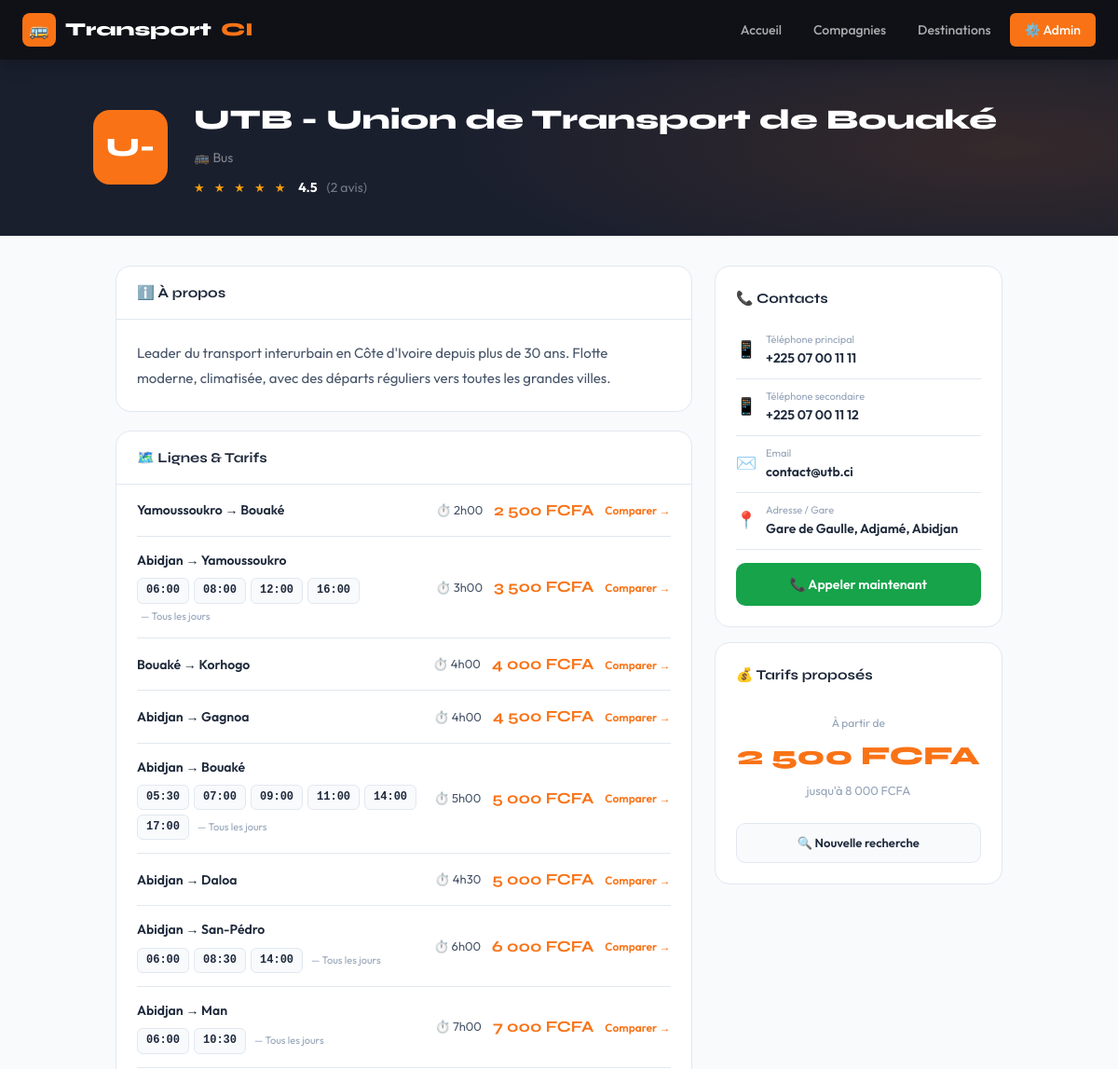
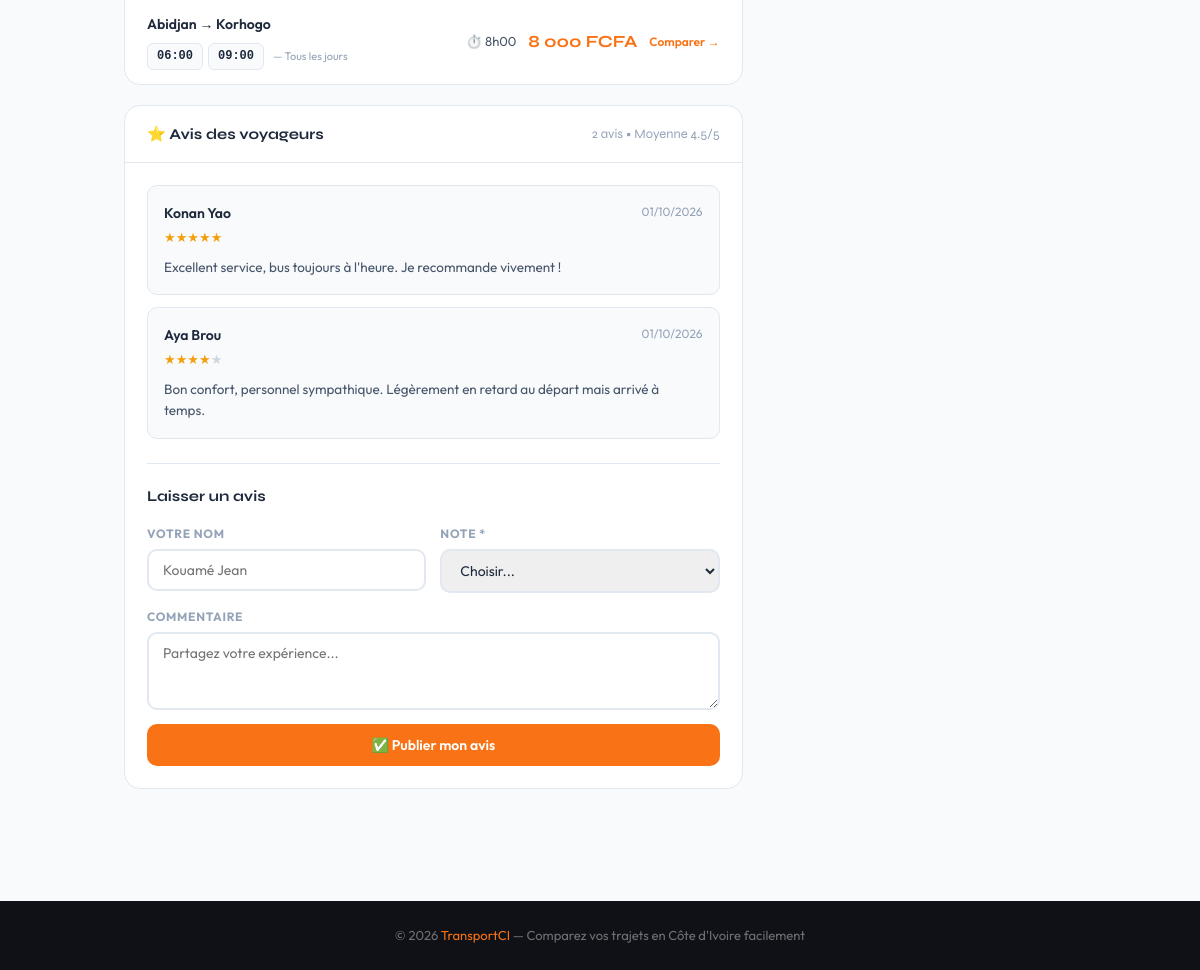
/compagnie.php?id=1, run on the app's committed database (2 pictures, top to bottom).
### tables this page shows
CREATE TABLE compagnies (
    id INT AUTO_INCREMENT PRIMARY KEY,
    nom VARCHAR(150) NOT NULL,
    type_id INT,
    description TEXT,
    telephone VARCHAR(30),
    telephone2 VARCHAR(30),
    email VARCHAR(150),
    adresse TEXT,
    logo_couleur VARCHAR(7) DEFAULT '#f97316',
    note_moyenne DECIMAL(2,1) DEFAULT 0,
    nb_avis INT DEFAULT 0,
    actif TINYINT(1) DEFAULT 1,
    created_at TIMESTAMP DEFAULT CURRENT_TIMESTAMP,
    FOREIGN KEY (type_id) REFERENCES types_transport(id)
);

CREATE TABLE types_transport (
    id INT AUTO_INCREMENT PRIMARY KEY,
    nom VARCHAR(50) NOT NULL,
    icone VARCHAR(10) DEFAULT '🚌'
);

CREATE TABLE lignes (
    id INT AUTO_INCREMENT PRIMARY KEY,
    compagnie_id INT NOT NULL,
    ville_depart_id INT NOT NULL,
    ville_arrivee_id INT NOT NULL,
    prix DECIMAL(10,0) NOT NULL,
    duree_trajet VARCHAR(30),
    actif TINYINT(1) DEFAULT 1,
    FOREIGN KEY (compagnie_id) REFERENCES compagnies(id) ON DELETE CASCADE,
    FOREIGN KEY (ville_depart_id) REFERENCES villes(id),
    FOREIGN KEY (ville_arrivee_id) REFERENCES villes(id)
);

CREATE TABLE villes (
    id INT AUTO_INCREMENT PRIMARY KEY,
    nom VARCHAR(100) NOT NULL,
    region VARCHAR(100),
    actif TINYINT(1) DEFAULT 1
);

CREATE TABLE horaires (
    id INT AUTO_INCREMENT PRIMARY KEY,
    ligne_id INT NOT NULL,
    heure_depart TIME NOT NULL,
    jours_semaine VARCHAR(100) DEFAULT 'Tous les jours',
    FOREIGN KEY (ligne_id) REFERENCES lignes(id) ON DELETE CASCADE
);

CREATE TABLE avis (
    id INT AUTO_INCREMENT PRIMARY KEY,
    compagnie_id INT NOT NULL,
    auteur VARCHAR(100) DEFAULT 'Anonyme',
    note TINYINT NOT NULL CHECK (note BETWEEN 1 AND 5),
    commentaire TEXT,
    created_at TIMESTAMP DEFAULT CURRENT_TIMESTAMP,
    FOREIGN KEY (compagnie_id) REFERENCES compagnies(id) ON DELETE CASCADE
);

### compagnie.php (the view, shortened to what this page needs)
<?php
require_once 'includes/functions.php';
$db = getDB();
$id = intval($_GET['id'] ?? 0);
$stmt = $db->prepare("SELECT c.*, t.nom as type_nom, t.icone FROM compagnies c LEFT JOIN types_transport t ON c.type_id=t.id WHERE c.id=? AND c.actif=1");
$stmt->execute([$id]);
$compagnie = $stmt->fetch();
$lignes = $db->prepare("
    SELECT l.*, vd.nom as ville_depart, va.nom as ville_arrivee
    FROM lignes l
    JOIN villes vd ON l.ville_depart_id = vd.id
    JOIN villes va ON l.ville_arrivee_id = va.id
    WHERE l.compagnie_id = ? AND l.actif=1
    ORDER BY l.prix ASC
");
$lignes->execute([$id]);
$lignes = $lignes->fetchAll();
foreach ($lignes as &$l) {
    $h = $db->prepare("SELECT heure_depart, jours_semaine FROM horaires WHERE ligne_id=? ORDER BY heure_depart");
    $h->execute([$l['id']]);
    $l['horaires'] = $h->fetchAll();
}
$avis = $db->prepare("SELECT * FROM avis WHERE compagnie_id=? ORDER BY created_at DESC LIMIT 10");
$avis->execute([$id]);
$avis = $avis->fetchAll();
$initiales = substr(implode('', array_map(fn($w)=>strtoupper($w[0]), explode(' ',$compagnie['nom']))), 0, 2);
require_once 'includes/header.php';
?>
<div class="detail-hero">
    <div class="detail-inner">
        <div class="detail-logo" style="background:<?= clean($compagnie['logo_couleur']) ?>;">
            <?= clean($initiales) ?>
        </div>
        <div>
            <div class="detail-name"><?= clean($compagnie['nom']) ?></div>
            <div class="detail-type"><?= clean($compagnie['icone'].' '.$compagnie['type_nom']) ?></div>
            <div class="detail-rating">
                <?= etoiles($compagnie['note_moyenne']) ?>
                <span style="color:#fff;font-weight:700;margin-left:4px;"><?= $compagnie['note_moyenne'] ?></span>
                <span style="color:rgba(255,255,255,.4);">(<?= $compagnie['nb_avis'] ?> avis)</span>
            </div>
        </div>
    </div>
</div>
<div class="detail-body">
    <div class="detail-grid">
        <div>
            <div class="info-card">
                <div class="info-card-header">ℹ️ À propos</div>
                <div class="info-card-body">
                    <p style="color:var(--text-2);line-height:1.8;"><?= clean($compagnie['description']) ?></p>
                </div>
            </div>
            <div class="info-card">
                <div class="info-card-header">🗺️ Lignes & Tarifs</div>
                <div class="info-card-body" style="padding:0 22px;">
                    <?php if (empty($lignes)): ?>
                    <p style="padding:20px 0;color:var(--text-3);">Aucune ligne enregistrée.</p>
                    <?php else: ?>
                    <?php foreach ($lignes as $l): ?>
                    <div class="ligne-row">
                        <div>
                            <div class="ligne-route">
                                <?= clean($l['ville_depart']) ?> → <?= clean($l['ville_arrivee']) ?>
                            </div>
                            <?php if (!empty($l['horaires'])): ?>
                            <div style="display:flex;flex-wrap:wrap;gap:5px;margin-top:8px;">
                                <?php foreach ($l['horaires'] as $h): ?>
                                <span class="horaire-badge"><?= substr($h['heure_depart'],0,5) ?></span>
                                <?php endforeach; ?>
                                <span style="font-size:11px;color:var(--text-3);align-self:center;margin-left:4px;">
                                    — <?= clean($l['horaires'][0]['jours_semaine']) ?>
                                </span>
                            </div>
                            <?php endif; ?>
                        </div>
                        <div class="ligne-duree" style="text-align:center;">
                            <?php if ($l['duree_trajet']): ?>
                            ⏱️ <?= clean($l['duree_trajet']) ?>
                            <?php endif; ?>
                        </div>
                        <div class="ligne-prix-val"><?= formatPrix($l['prix']) ?></div>
                        <div>
                            <a href="resultats.php?depart=<?= $l['ville_depart_id'] ?>&arrivee=<?= $l['ville_arrivee_id'] ?>"
                               style="font-size:12px;color:var(--orange);font-weight:600;">
                               Comparer →
                            </a>
                        </div>
                    </div>
                    <?php endforeach; ?>
                    <?php endif; ?>
                </div>
            </div>
            <div class="info-card">
                <div class="info-card-header">
                    ⭐ Avis des voyageurs
                    <span style="margin-left:auto;font-size:13px;color:var(--text-3);font-weight:400;">
                        <?= $compagnie['nb_avis'] ?> avis • Moyenne <?= $compagnie['note_moyenne'] ?>/5
                    </span>
                </div>
                <div class="info-card-body">
                    <?php if (empty($avis)): ?>
                    <p style="color:var(--text-3);font-size:14px;">Aucun avis pour le moment. Soyez le premier !</p>
                    <?php else: ?>
                    <?php foreach ($avis as $a): ?>
                    <div class="avis-card">
                        <div class="avis-header">
                            <div>
                                <div class="avis-auteur"><?= clean($a['auteur']) ?></div>
                                <div><?= etoiles($a['note']) ?></div>
                            </div>
                            <div class="avis-date"><?= date('d/m/Y', strtotime($a['created_at'])) ?></div>
                        </div>
                        <?php if ($a['commentaire']): ?>
                        <div class="avis-texte"><?= clean($a['commentaire']) ?></div>
                        <?php endif; ?>
                    </div>
                    <?php endforeach; ?>
                    <?php endif; ?>
                    <div style="margin-top:24px;padding-top:20px;border-top:1px solid var(--border);">
                        <div style="font-family:var(--font-d);font-weight:700;margin-bottom:16px;">Laisser un avis</div>
                        <form method="POST" class="form-avis">
                            <div style="display:grid;grid-template-columns:1fr 1fr;gap:14px;">
                                <div class="form-group">
                                    <label>Votre nom</label>
                                    <input type="text" name="auteur" placeholder="Kouamé Jean">
                                </div>
                                <div class="form-group">
                                    <label>Note *</label>
                                    <select name="note" required>
                                        <option value="">Choisir...</option>
                                    </select>
                                </div>
                            </div>
                            <div class="form-group">
                                <label>Commentaire</label>
                                <textarea name="commentaire" rows="3" placeholder="Partagez votre expérience..."></textarea>
                            </div>
                            <button type="submit" name="soumettre_avis" class="btn-submit">
                                ✅ Publier mon avis
                            </button>
                        </form>
                    </div>
                </div>
            </div>
        </div>
        <div>
            <div class="contact-box">
                <h3>📞 Contacts</h3>
                <?php if ($compagnie['telephone']): ?>
                <div class="contact-line">
                    <span class="icon">📱</span>
                    <div>
                        <span class="lbl">Téléphone principal</span>
                        <span class="val"><?= clean($compagnie['telephone']) ?></span>
                    </div>
                </div>
                <?php endif; ?>
                <?php if ($compagnie['telephone2']): ?>
                <div class="contact-line">
                    <span class="icon">📱</span>
                    <div>
                        <span class="lbl">Téléphone secondaire</span>
                        <span class="val"><?= clean($compagnie['telephone2']) ?></span>
                    </div>
                </div>
                <?php endif; ?>
                <?php if ($compagnie['email']): ?>
                <div class="contact-line">
                    <span class="icon">✉️</span>
                    <div>
                        <span class="lbl">Email</span>
                        <span class="val"><?= clean($compagnie['email']) ?></span>
                    </div>
                </div>
                <?php endif; ?>
                <?php if ($compagnie['adresse']): ?>
                <div class="contact-line">
                    <span class="icon">📍</span>
                    <div>
                        <span class="lbl">Adresse / Gare</span>
                        <span class="val"><?= clean($compagnie['adresse']) ?></span>
                    </div>
                </div>
                <?php endif; ?>
                <?php if ($compagnie['telephone']): ?>
                <a href="tel:<?= clean($compagnie['telephone']) ?>" class="btn-appel">
                    📞 Appeler maintenant
                </a>
                <?php endif; ?>
            </div>
            <div class="contact-box">
                <h3>💰 Tarifs proposés</h3>
                <?php if (!empty($lignes)):
                    $prixMin = min(array_column($lignes,'prix'));
                    $prixMax = max(array_column($lignes,'prix'));
                ?>
                <div style="text-align:center;padding:16px 0;">
                    <div style="font-size:12px;color:var(--text-3);margin-bottom:4px;">À partir de</div>
                    <div style="font-family:var(--font-d);font-size:28px;font-weight:800;color:var(--orange);"><?= formatPrix($prixMin) ?></div>
                    <?php if ($prixMin !== $prixMax): ?>
                    <div style="font-size:13px;color:var(--text-3);margin-top:4px;">jusqu'à <?= formatPrix($prixMax) ?></div>
                    <?php endif; ?>
                </div>
                <?php endif; ?>
                <a href="index.php" style="display:flex;align-items:center;justify-content:center;gap:6px;background:var(--bg);border:1.5px solid var(--border);color:var(--text);padding:10px;border-radius:var(--r);font-weight:600;font-size:13px;margin-top:8px;">
                    🔍 Nouvelle recherche
                </a>
            </div>
        </div>
    </div>
</div>
<?php require_once 'includes/footer.php'; ?>

### includes/functions.php (shortened to what this page needs)
<?php
function clean($s) {
    return htmlspecialchars(trim($s ?? ''), ENT_QUOTES, 'UTF-8');
}
function formatPrix($p) {
    return number_format($p, 0, ',', ' ') . ' FCFA';
}
function etoiles($note) {
    $note = round($note);
    $html = '';
    for ($i = 1; $i <= 5; $i++) {
        $html .= $i <= $note ? '<span class="star filled">★</span>' : '<span class="star">★</span>';
    }
    return $html;
}
?>

### data on the page
compagnies: nom "U-", nom "UTB - Union de Transport de Bouaké", type.nom "🚌 Bus", note_moyenne "4.5", nb_avis "2", description "Leader du transport interurbain en Côte d'Ivoire depuis plus de 30 ans. Flotte moderne, climatisée, avec des départs réguliers vers toutes les grandes villes.", telephone "+225 07 00 11 11", telephone2 "+225 07 00 11 12", email "contact@utb.ci", adresse "Gare de Gaulle, Adjamé, Abidjan"
lignes: ville_depart.nom "Yamoussoukro", ville_arrivee.nom "Bouaké", duree_trajet "2h00", prix "2 500 FCFA"
lignes: ville_depart.nom "Abidjan", ville_arrivee.nom "Yamoussoukro", duree_trajet "3h00", prix "3 500 FCFA"
horaires: heure_depart "06:00"
horaires: heure_depart "08:00"
horaires: heure_depart "12:00"
horaires: heure_depart "16:00"
horaires: jours_semaine "Tous les jours"
lignes: ville_depart.nom "Bouaké", ville_arrivee.nom "Korhogo", duree_trajet "4h00", prix "4 000 FCFA"
lignes: ville_depart.nom "Abidjan", ville_arrivee.nom "Gagnoa", duree_trajet "4h00", prix "4 500 FCFA"
lignes: ville_depart.nom "Abidjan", ville_arrivee.nom "Bouaké", duree_trajet "5h00", prix "5 000 FCFA"
horaires: heure_depart "05:30", jours_semaine "Tous les jours"
horaires: heure_depart "07:00"
horaires: heure_depart "09:00"
horaires: heure_depart "11:00"
horaires: heure_depart "14:00"
horaires: heure_depart "17:00"
lignes: ville_depart.nom "Abidjan", ville_arrivee.nom "Daloa", duree_trajet "4h30", prix "5 000 FCFA"
lignes: ville_depart.nom "Abidjan", ville_arrivee.nom "San-Pédro", duree_trajet "6h00", prix "6 000 FCFA"
horaires: heure_depart "08:30"
horaires: heure_depart "14:00"
lignes: ville_depart.nom "Abidjan", ville_arrivee.nom "Man", duree_trajet "7h00", prix "7 000 FCFA"
horaires: heure_depart "10:30"
lignes: ville_depart.nom "Abidjan", ville_arrivee.nom "Korhogo", duree_trajet "8h00", prix "8 000 FCFA"
horaires: heure_depart "09:00"
avis: auteur "Konan Yao", note 5 (drawn), created_at "01/10/2026", commentaire "Excellent service, bus toujours à l'heure. Je recommande vivement !"
avis: auteur "Aya Brou", note 4 (drawn), created_at "01/10/2026", commentaire "Bon confort, personnel sympathique. Légèrement en retard au départ mais arrivé à temps."

### other printed values
formatPrix($prixMin) "2 500 FCFA"
formatPrix($prixMax) "8 000 FCFA"
